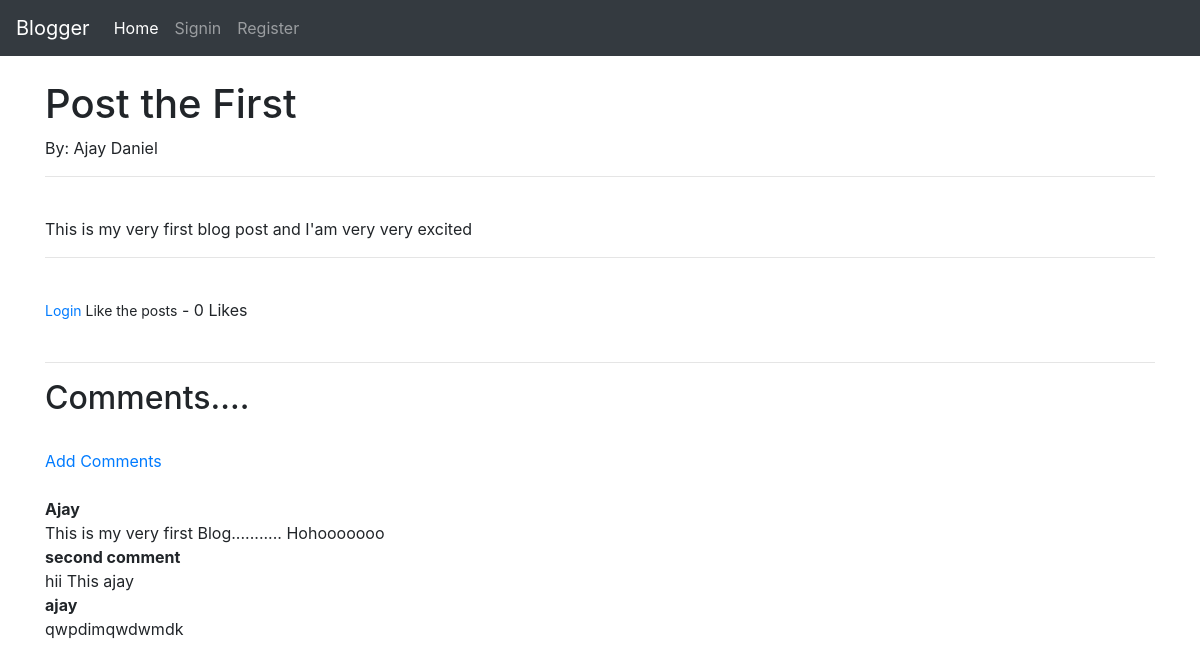
The app's page /article/1 with its own data.
### theblog/models.py (models this page shows, shortened)
class Post(models.Model):
	title = models.CharField(max_length=255)
	header_image = models.ImageField(null=True, blank=True, upload_to="images/")
	title_tag = models.CharField(max_length=255)
	author = models.ForeignKey(User, on_delete=models.CASCADE)
	body = models.TextField()
	Category = models.CharField(max_length=255, default='coding')
	likes = models.ManyToManyField(User, related_name="blog_posts")
	def total_likes(self):
		return self.likes.count()

class Comment(models.Model):
	post = models.ForeignKey(Post, related_name="comments", on_delete=models.CASCADE)
	name = models.CharField(max_length=255)
	body = models.TextField()

### theblog/views.py (the view)
# urls.py: path('article/<int:pk>', ArticleDetailView.as_view(), name='article-detail'),
class ArticleDetailView(DetailView):
	model = Post
	template_name = 'article_details.html'
	def get_context_data(self,*args,**kwargs):
		context=super(ArticleDetailView,self).get_context_data(*args,**kwargs)
		stuff = get_object_or_404(Post, id=self.kwargs['pk'])
		total_likes = stuff.total_likes()
		liked = False
		if stuff.likes.filter(id=self.request.user.id).exists():
			liked = True
		context["total_likes"]=total_likes
		context["liked"]=liked
		return context

### theblog/templates/article_details.html (shortened to what this page needs)
{% extends 'base.html' %}
{% block content %}
<h1>{{ post.title }}</h1>
By: {{post.author.first_name}} {{post.author.last_name}}
<br/><hr>
<br/>
{{post.body|safe}}
<hr>
<br/>
<form action="{% url 'like_post' post.pk%}" method="POST">
    {% if user.is_authenticated %}
     {% if liked %}
	  <button type="submit", name="post_id", value="{{ post.id }}", class="btn btn-danger btn-sm">Unlike</button>
	 {% else %}
	  <button type="submit", name="post_id", value="{{ post.id }}", class="btn btn-primary btn-sm">Like</button> -
	 {% endif %}
	{% else %}
	   <small><a href="{% url 'login' %}">Login </a>Like the posts</small>
	{% endif %}
	- {{ total_likes }} Likes
</form>
<br/>
<hr>
<h2>Comments....</h2>
<br/>
{% if not post.comments.all %}
  No Comments yet.....<a href="{% url 'add_comment' post.pk %}">
  Add One</a>
{% else %}
<a href="">Add Comments</a>
<br/><br/>
  {% for comment in post.comments.all %}
    <strong>
     {{comment.name}}
    </strong>
    <br/>
    {{comment.body}}
    <br/>
  {% endfor %}
{% endif %}
{% endblock %}

### records on screen
Post: title "Post the First", author.first_name "Ajay", author.last_name "Daniel", body "This is my very first blog post and I'am very very excited"
Comment: name "Ajay", body "This is my very first Blog........... Hohooooooo"
Comment: name "second comment", body "hii This ajay"
Comment: name "ajay", body "qwpdimqwdwmdk"

### other values on screen
{{ total_likes }} "0"
